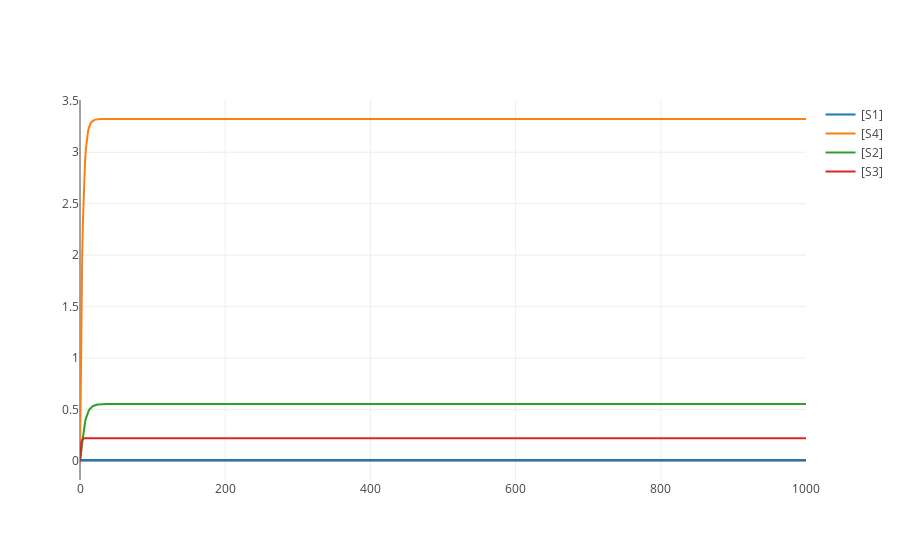

Notebook source saved alongside this figure:
### Code cell
import tellurium as telly

red_withLight.reset()
red_withLight.simulate(0, 1000, 1000)
red_withLight.plot()

### Figure 1 — Plotly figure (JSON) as saved in the notebook; plotly's stock layout.template omitted (floating-point values rounded to 4 significant figures; data arrays with more than 128 entries replaced by an {"elided": "..."} marker saying what was removed)
{"data": [{"type": "scatter", "x": {"elided": "1000 float values"}, "y": {"elided": "1000 float values"}, "name": "[S1]", "opacity": 1, "mode": "lines"}, {"type": "scatter", "x": {"elided": "1000 float values"}, "y": {"elided": "1000 float values"}, "name": "[S4]", "opacity": 1, "mode": "lines"}, {"type": "scatter", "x": {"elided": "1000 float values"}, "y": {"elided": "1000 float values"}, "name": "[S2]", "opacity": 1, "mode": "lines"}, {"type": "scatter", "x": {"elided": "1000 float values"}, "y": {"elided": "1000 float values"}, "name": "[S3]", "opacity": 1, "mode": "lines"}], "layout": {}}
